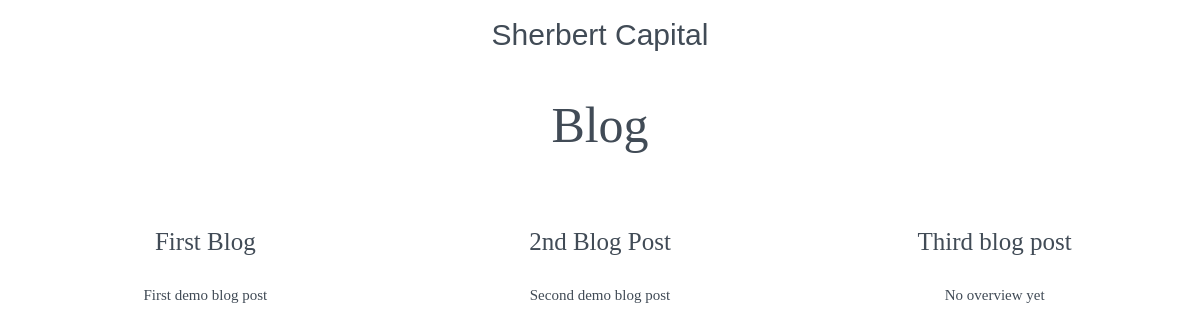
Before: / with the older database file.
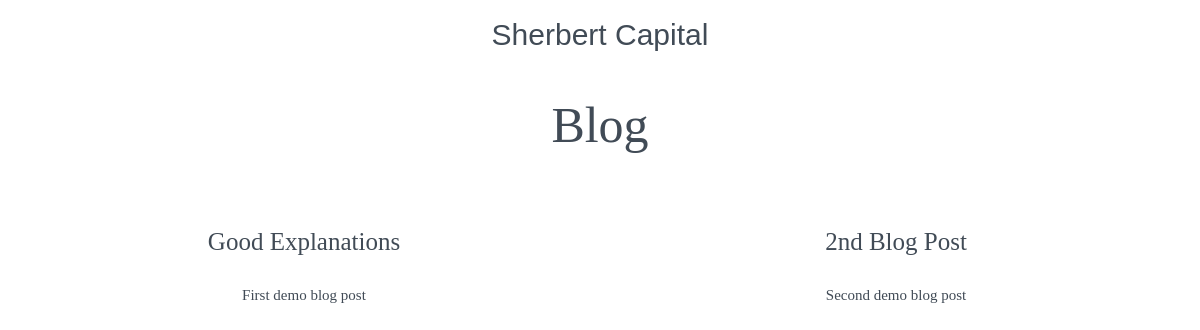
After: the same page with the newer database file.
### posts/models.py (models this page shows, shortened)
class Post(models.Model):
    title = models.CharField(max_length=255)
    body = models.TextField()
    summary = models.TextField(default="No overview yet")

### posts/views.py (the view)
# urls.py: path("", views.HomeView, name="home"),
def HomeView(request):
    return render(request, "posts/home.html", {
        "posts" : Post.objects.all()
    })

### posts/templates/posts/home.html (shortened to what this page needs)
{% extends "posts/layout.html" %}
{% block body %}
<h1>Blog</h1>
<div class = "item-card">
        {% for post in posts %}
                <div class = "blog-overview">
                        <a href = "{% url 'posts:focus-post' post.id %}" class = "blog-title-link">
                                <h2>{{post.title}}</h2>
                        </a>
                        <div class = "blog-summary">{{post.summary}}</div>
                </div>
        {% endfor %}
</div>
{% endblock %}

Changed rows visible on the page:
removed Post: title "Third blog post", summary "No overview yet"
changed Post "First demo blog post": title "First Blog" → "Good Explanations"
